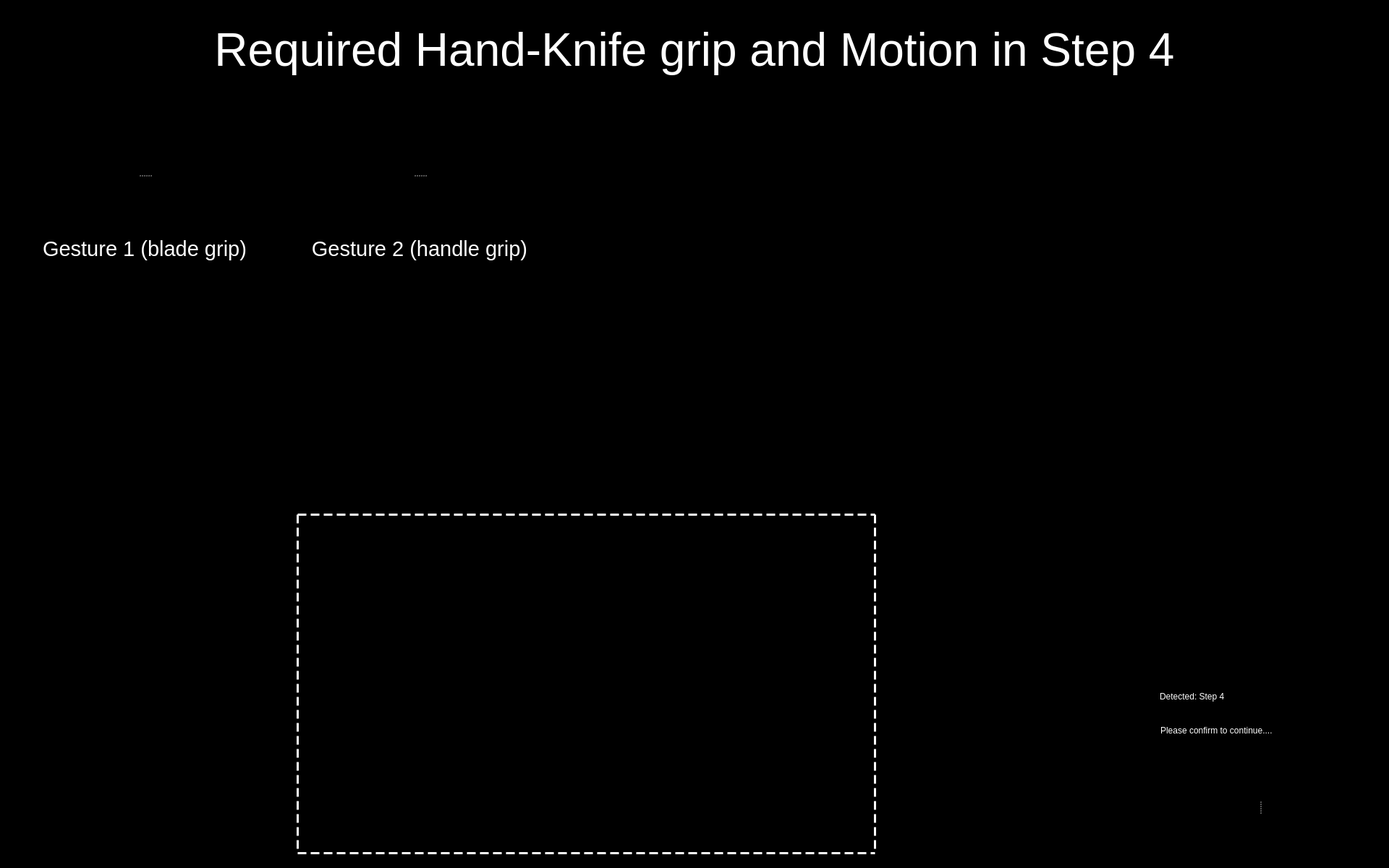
<?xml version="1.0" encoding="UTF-8"?>
<ui version="4.0">
 <class>Entry_Step_4_UI</class>
 <widget class="QWidget" name="Entry_Step_4_UI">
  <property name="windowModality">
   <enum>Qt::WindowModal</enum>
  </property>
  <property name="enabled">
   <bool>true</bool>
  </property>
  <property name="geometry">
   <rect>
    <x>0</x>
    <y>0</y>
    <width>1920</width>
    <height>1200</height>
   </rect>
  </property>
  <property name="sizePolicy">
   <sizepolicy hsizetype="Preferred" vsizetype="Preferred">
    <horstretch>0</horstretch>
    <verstretch>0</verstretch>
   </sizepolicy>
  </property>
  <property name="minimumSize">
   <size>
    <width>0</width>
    <height>0</height>
   </size>
  </property>
  <property name="maximumSize">
   <size>
    <width>1920</width>
    <height>1200</height>
   </size>
  </property>
  <property name="windowTitle">
   <string>Food Assist</string>
  </property>
  <property name="windowOpacity">
   <double>1.000000000000000</double>
  </property>
  <property name="styleSheet">
   <string notr="true">background-color: rgb(0, 0, 0);</string>
  </property>
  <widget class="QWidget" name="widget" native="true">
   <property name="geometry">
    <rect>
     <x>1543</x>
     <y>940</y>
     <width>371</width>
     <height>81</height>
    </rect>
   </property>
   <property name="styleSheet">
    <string notr="true">background-color: rgb(0, 0, 0);</string>
   </property>
   <widget class="QLabel" name="label">
    <property name="geometry">
     <rect>
      <x>10</x>
      <y>0</y>
      <width>41</width>
      <height>51</height>
     </rect>
    </property>
    <property name="styleSheet">
     <string notr="true"/>
    </property>
    <property name="text">
     <string/>
    </property>
    <property name="pixmap">
     <pixmap resource="resources/res.qrc">:/img/Icon Detected.svg</pixmap>
    </property>
    <property name="alignment">
     <set>Qt::AlignRight|Qt::AlignTrailing|Qt::AlignVCenter</set>
    </property>
   </widget>
   <widget class="QLabel" name="label_2">
    <property name="geometry">
     <rect>
      <x>60</x>
      <y>3</y>
      <width>271</width>
      <height>40</height>
     </rect>
    </property>
    <property name="styleSheet">
     <string notr="true">font: 75 28pt &quot;Arial&quot;;
color: rgb(255, 255, 255);</string>
    </property>
    <property name="text">
     <string>Detected: Step 4</string>
    </property>
    <property name="textFormat">
     <enum>Qt::RichText</enum>
    </property>
   </widget>
   <widget class="QLabel" name="label_3">
    <property name="geometry">
     <rect>
      <x>61</x>
      <y>54</y>
      <width>321</width>
      <height>31</height>
     </rect>
    </property>
    <property name="styleSheet">
     <string notr="true">font: 18pt &quot;Arial&quot;;
color: rgb(255, 255, 255)</string>
    </property>
    <property name="text">
     <string>Please confirm to continue....</string>
    </property>
   </widget>
  </widget>
  <widget class="QLabel" name="img_detected_step4">
   <property name="geometry">
    <rect>
     <x>1430</x>
     <y>430</y>
     <width>471</width>
     <height>461</height>
    </rect>
   </property>
   <property name="frameShape">
    <enum>QFrame::NoFrame</enum>
   </property>
   <property name="text">
    <string/>
   </property>
   <property name="pixmap">
    <pixmap resource="resources/res.qrc">:/detected steps/Detected Step4.png</pixmap>
   </property>
   <property name="scaledContents">
    <bool>true</bool>
   </property>
  </widget>
  <widget class="QLabel" name="label_9">
   <property name="geometry">
    <rect>
     <x>410</x>
     <y>710</y>
     <width>801</width>
     <height>471</height>
    </rect>
   </property>
   <property name="styleSheet">
    <string notr="true">border :3px solid white;
border-style : dashed;
background-color: rgb(0, 0, 0, 0);</string>
   </property>
   <property name="text">
    <string/>
   </property>
  </widget>
  <widget class="QWidget" name="widget_2" native="true">
   <property name="geometry">
    <rect>
     <x>1559</x>
     <y>1030</y>
     <width>361</width>
     <height>161</height>
    </rect>
   </property>
   <property name="styleSheet">
    <string notr="true">background-color: rgb(0,0,0);</string>
   </property>
   <widget class="QSplitter" name="splitter">
    <property name="geometry">
     <rect>
      <x>10</x>
      <y>10</y>
      <width>345</width>
      <height>150</height>
     </rect>
    </property>
    <property name="frameShape">
     <enum>QFrame::NoFrame</enum>
    </property>
    <property name="frameShadow">
     <enum>QFrame::Plain</enum>
    </property>
    <property name="lineWidth">
     <number>0</number>
    </property>
    <property name="orientation">
     <enum>Qt::Horizontal</enum>
    </property>
    <property name="opaqueResize">
     <bool>false</bool>
    </property>
    <property name="handleWidth">
     <number>45</number>
    </property>
    <property name="childrenCollapsible">
     <bool>false</bool>
    </property>
    <widget class="QPushButton" name="button_yes">
     <property name="enabled">
      <bool>true</bool>
     </property>
     <property name="minimumSize">
      <size>
       <width>81</width>
       <height>81</height>
      </size>
     </property>
     <property name="maximumSize">
      <size>
       <width>150</width>
       <height>150</height>
      </size>
     </property>
     <property name="cursor">
      <cursorShape>OpenHandCursor</cursorShape>
     </property>
     <property name="focusPolicy">
      <enum>Qt::WheelFocus</enum>
     </property>
     <property name="contextMenuPolicy">
      <enum>Qt::DefaultContextMenu</enum>
     </property>
     <property name="icon">
      <iconset resource="resources/res.qrc">
       <normaloff>:/buttons/Button Yes.svg</normaloff>:/buttons/Button Yes.svg</iconset>
     </property>
     <property name="iconSize">
      <size>
       <width>144</width>
       <height>144</height>
      </size>
     </property>
     <property name="autoDefault">
      <bool>false</bool>
     </property>
     <property name="default">
      <bool>false</bool>
     </property>
     <property name="flat">
      <bool>true</bool>
     </property>
    </widget>
    <widget class="QPushButton" name="button_no">
     <property name="enabled">
      <bool>true</bool>
     </property>
     <property name="minimumSize">
      <size>
       <width>81</width>
       <height>81</height>
      </size>
     </property>
     <property name="maximumSize">
      <size>
       <width>150</width>
       <height>150</height>
      </size>
     </property>
     <property name="cursor">
      <cursorShape>OpenHandCursor</cursorShape>
     </property>
     <property name="focusPolicy">
      <enum>Qt::WheelFocus</enum>
     </property>
     <property name="contextMenuPolicy">
      <enum>Qt::DefaultContextMenu</enum>
     </property>
     <property name="icon">
      <iconset resource="resources/res.qrc">
       <normaloff>:/buttons/Button No.svg</normaloff>:/buttons/Button No.svg</iconset>
     </property>
     <property name="iconSize">
      <size>
       <width>144</width>
       <height>144</height>
      </size>
     </property>
     <property name="autoDefault">
      <bool>false</bool>
     </property>
     <property name="default">
      <bool>false</bool>
     </property>
     <property name="flat">
      <bool>true</bool>
     </property>
    </widget>
   </widget>
  </widget>
  <widget class="QSplitter" name="splitter_2">
   <property name="geometry">
    <rect>
     <x>40</x>
     <y>160</y>
     <width>320</width>
     <height>282</height>
    </rect>
   </property>
   <property name="orientation">
    <enum>Qt::Vertical</enum>
   </property>
   <widget class="QLabel" name="image_required_1">
    <property name="maximumSize">
     <size>
      <width>320</width>
      <height>240</height>
     </size>
    </property>
    <property name="text">
     <string/>
    </property>
    <property name="pixmap">
     <pixmap resource="resources/res.qrc">:/img/left_step4_gesture1.png</pixmap>
    </property>
    <property name="scaledContents">
     <bool>true</bool>
    </property>
   </widget>
   <widget class="QLabel" name="text_required_1">
    <property name="font">
     <font>
      <family>Arial</family>
      <pointsize>22</pointsize>
      <weight>9</weight>
      <italic>false</italic>
      <bold>false</bold>
     </font>
    </property>
    <property name="styleSheet">
     <string notr="true">font: 75 22pt &quot;Arial&quot;;
color: rgb(255, 255, 255);</string>
    </property>
    <property name="text">
     <string>Gesture 1 (blade grip)</string>
    </property>
    <property name="textFormat">
     <enum>Qt::PlainText</enum>
    </property>
    <property name="alignment">
     <set>Qt::AlignCenter</set>
    </property>
    <property name="wordWrap">
     <bool>true</bool>
    </property>
   </widget>
  </widget>
  <widget class="QLabel" name="label_text_1">
   <property name="geometry">
    <rect>
     <x>40</x>
     <y>20</y>
     <width>1840</width>
     <height>100</height>
    </rect>
   </property>
   <property name="font">
    <font>
     <family>Arial</family>
     <pointsize>48</pointsize>
     <weight>9</weight>
     <italic>false</italic>
     <bold>false</bold>
    </font>
   </property>
   <property name="styleSheet">
    <string notr="true">font: 75 48pt &quot;Arial&quot;;
color: rgb(255, 255, 255);</string>
   </property>
   <property name="text">
    <string>Required Hand-Knife grip and Motion in Step 4</string>
   </property>
   <property name="textFormat">
    <enum>Qt::RichText</enum>
   </property>
   <property name="alignment">
    <set>Qt::AlignCenter</set>
   </property>
   <property name="wordWrap">
    <bool>true</bool>
   </property>
  </widget>
  <widget class="QSplitter" name="splitter_3">
   <property name="geometry">
    <rect>
     <x>420</x>
     <y>160</y>
     <width>320</width>
     <height>282</height>
    </rect>
   </property>
   <property name="orientation">
    <enum>Qt::Vertical</enum>
   </property>
   <widget class="QLabel" name="image_required_2">
    <property name="maximumSize">
     <size>
      <width>320</width>
      <height>240</height>
     </size>
    </property>
    <property name="text">
     <string/>
    </property>
    <property name="pixmap">
     <pixmap resource="resources/res.qrc">:/img/left_step4_gesture2.png</pixmap>
    </property>
    <property name="scaledContents">
     <bool>true</bool>
    </property>
   </widget>
   <widget class="QLabel" name="text_required_2">
    <property name="font">
     <font>
      <family>Arial</family>
      <pointsize>22</pointsize>
      <weight>9</weight>
      <italic>false</italic>
      <bold>false</bold>
     </font>
    </property>
    <property name="styleSheet">
     <string notr="true">font: 75 22pt &quot;Arial&quot;;
color: rgb(255, 255, 255);</string>
    </property>
    <property name="text">
     <string>Gesture 2 (handle grip)</string>
    </property>
    <property name="textFormat">
     <enum>Qt::PlainText</enum>
    </property>
    <property name="alignment">
     <set>Qt::AlignCenter</set>
    </property>
    <property name="wordWrap">
     <bool>true</bool>
    </property>
   </widget>
  </widget>
 </widget>
 <resources>
  <include location="resources/res.qrc"/>
 </resources>
 <connections/>
</ui>
